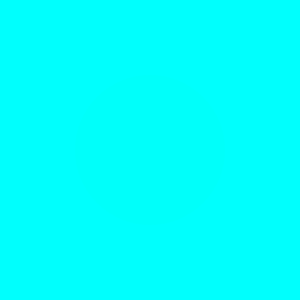
Frame 1 (no input)
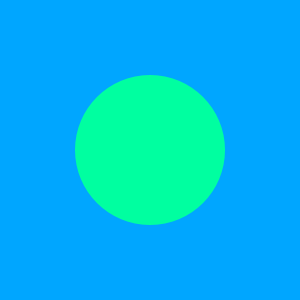
Frame 60 (the mouse pressed at the canvas centre just before this capture)
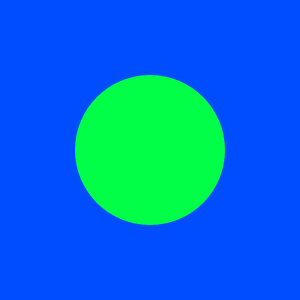
Frame 120 (the mouse held since frame 60 and released just before this capture)

The Processing sketch that drew these frames (run headless with seeded random() and noise(); from frame 60 on, the mouse is pressed at the canvas centre):

// Processing sketch: processing_187371
// ── processing_187371.pde

float i=0;
void setup(){
  size(300,300);
  colorMode(HSB);
  noStroke();
}
void draw() {
  i=i+0.002;
  float fondo = (127*sin(i))+127;
  float fondob = (127*sin(i+PI))+127;
  background(fondo,255,255);
  fill(fondob,255,255);
  ellipse(150,150,150,150);
}
